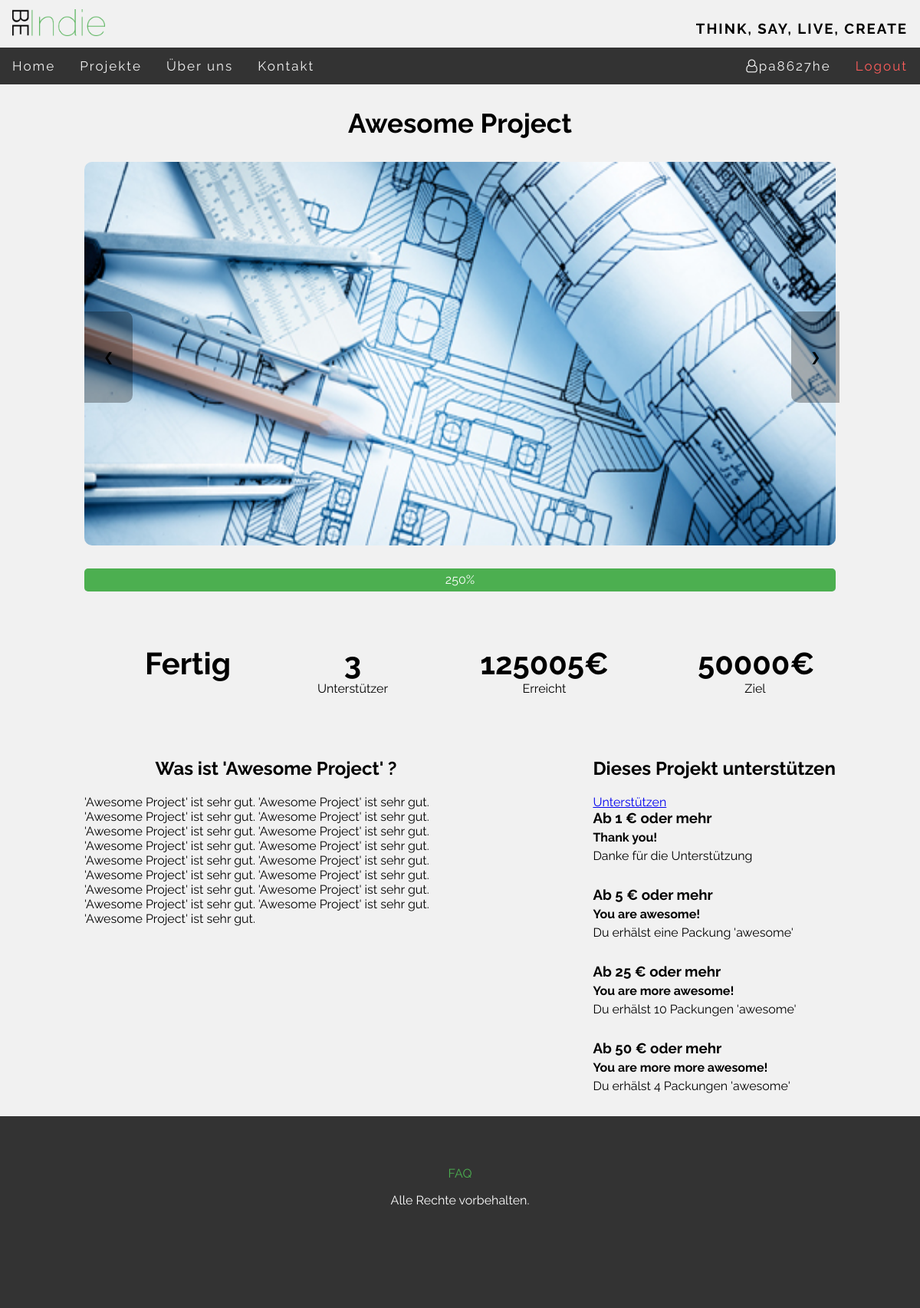
The app's page /BeIndie/index.php?page=projects&q=2 (signed in) with its own data.
### tables this page shows
CREATE TABLE `project` (
  `project_ID` int(11) NOT NULL,
  `creator` varchar(200) NOT NULL,
  `title` varchar(200) NOT NULL,
  `goal` int(11) NOT NULL,
  `current_status` int(11) NOT NULL,
  `start_date` date NOT NULL,
  `end_date` date NOT NULL,
  `category` varchar(200) NOT NULL,
  `description` text NOT NULL
);

CREATE TABLE `project_image` (
  `image_ID` int(11) NOT NULL,
  `project_ID` int(11) NOT NULL,
  `image_path` varchar(200) NOT NULL
);

CREATE TABLE `reward` (
  `reward_ID` int(11) NOT NULL,
  `project_ID` int(11) NOT NULL,
  `min_amount` int(11) NOT NULL,
  `r_title` varchar(50) NOT NULL,
  `r_text` varchar(200) NOT NULL
);

### BeIndie/includes/pages/projects/projects.php (the view, shortened to what this page needs)
<div id="all_projects">
    <?php
    include ("includes/functions/swConnect.php");
    ?>
    <?php
        $project_ID = $_GET["q"];
        $titel = "select * from project where project_ID = $project_ID";
        $result1 = mysqli_query($conn, $titel);
        $row1 = mysqli_fetch_array($result1);
        $current = "select current_status from project where project_ID = $project_ID";
        $result3 = mysqli_query($conn, $current);
        $row3 = mysqli_fetch_array($result3);
        $goal = "select goal from project where project_ID = $project_ID";
        $result4 = mysqli_query($conn, $goal);
        $row4 = mysqli_fetch_array($result4);
        $slideshow = "select image_path from project_image pi join project p on pi.project_ID = p.project_ID where pi.project_ID = $project_ID";
        $result2 = mysqli_query($conn, $slideshow);
        $hours= "select UNIX_TIMESTAMP(end_date) from project where project_ID = $project_ID";
        $result5 = mysqli_query($conn, $hours);
        $row5 = mysqli_fetch_array($result5);
        $time = round(($row5["UNIX_TIMESTAMP(end_date)"] - strtotime(date('Y-m-d')))/ 3600);
        $days = round(($row5["UNIX_TIMESTAMP(end_date)"] - strtotime(date('Y-m-d')))/ 86400);
        $backers = "select count(t.project_ID) from transaction t join project p on t.project_ID = p.project_ID where t.project_ID = $project_ID";
        $result6 = mysqli_query($conn, $backers);
        $row6 = mysqli_fetch_array($result6);
        $text = "select description from project where project_ID = $project_ID";
        $result7 = mysqli_query($conn, $text);
        $row7 = mysqli_fetch_array($result7);
        $rewards = "SELECT * from reward where project_ID = $project_ID order by min_amount asc";
        $result8 = mysqli_query($conn, $rewards);
    ?>
    <div id="project">
            <h1><?=  $row1["title"] ?></h1>
        <div id="slideshow">
        <?php
        while ($row2 = mysqli_fetch_array($result2)) {
        ?>
        <img class="slideshow" src=<?= $row2 ["image_path"] ?> >
        <?php }
        ?>
        <a class="left" onclick="plusDivs(-1)">&#10094;</a>
        <a class="right" onclick="plusDivs(1)">&#10095;</a>
        </div>
        <div id="progress">
          <div id="progressbar">
            <div id="label"><?= round($row3["current_status"] / $row4["goal"] * 100) . '%'  ?></div>
          </div>
        </div>
        <div id="info">
            <div id ="timetogo">
                <?php
                if ($time <= 0) { ?>
                <h2> <?php echo 'Fertig' ?> </h2>
                <?php }
                elseif ($time > 72) { ?>
                    <h2> <?php echo $days ?> </h2>
                    <p><b>Tage</b> bis zum Ziel</p>
                <?php }
                else { ?>
                   <h2><?php echo $time ?></h2>
                   <p><b>Stunden</b> bis zum Ziel</p>
                <?php } ?>
            </div>
            <div id ="backers">
                    <h2><?= $row6["count(t.project_ID)"]?></h2>
                    <p>Unterstützer</p>
            </div>
            <div id="amount">
            <h2> <?= $row3["current_status"]?>€</h2>
            <p>Erreicht</p>
            </div>
            <div id="goal">
            <h2> <?= $row4["goal"]?>€</h2>
            <p>Ziel</p>
            </div>
        </div>
            <div id ="Text">
                <div id ="desciption">
                    <h2>Was ist '<?= utf8_encode($row1["title"]) ?>' ?</h2>
                    <p><?= utf8_encode($row7["description"]) ?></p>
                </div>
           <div id ="backing">
                    <h2>Dieses Projekt unterstützen</h2>
                    <a href="index.php?page=support_project&id=<?=$project_ID?>">Unterstützen</a>
            <?php
            while ($row8 = mysqli_fetch_array($result8)){
            ?>
                    <h3>Ab <?= $row8["min_amount"]?> € oder mehr</h3>
                    <h4><?= utf8_encode($row8["r_title"])?></h4>
                    <p><?= utf8_encode($row8["r_text"]) ?></p>
            <?php  } ?>
            </div>
        </div>
    </div>
</div>

### BeIndie/index.php (shortened to what this page needs)
<?php
$pagePath = "includes/pages/start/start.php";
$cssPath = "";
$page = "start";
if (!empty($_GET['page'])) {
    $subPageBasepath = "includes/pages/" . $_GET['page'] . "/";
    $givenPath = $subPageBasepath . "/" . $_GET['page'] . ".php";
    $cssPath = $subPageBasepath . "css/" . $_GET['page'] . ".css";
    if (file_exists($givenPath)) {
        $pagePath = $givenPath;
        $page = $_GET['page'];
    }
}
?>
<!DOCTYPE html>
<html>
    <head>
        <link rel="stylesheet" href="https://cdnjs.cloudflare.com/ajax/libs/font-awesome/4.7.0/css/font-awesome.min.css">
        <link rel="stylesheet" type="text/css" href="css/style.css">
        <?php if ($cssPath != "") : ?>
            <link rel="stylesheet" href="<?php echo $cssPath; ?>">
        <?php endif; ?>
    </head>
    <body>
        <div class="container">
            <?php include("includes/header.php"); ?>
            <main>
                <?php include ($pagePath); ?>
            </main>
            <?php include("includes/footer.php"); ?>
        </div>
    </body>
</html>

### BeIndie/includes/header.php (shortened to what this page needs)
<header>
    <div id="nav">
        <div id="navhead">
            <a href="index.php"><img src="images/logo.png" alt="logo"/></a><h3>Think, say, live, create</h3>
        </div>
        <div id="navbar">
            <ul class="topnav" id="myTopnav">
                <li class="<?php if ($page == 'start') {echo "active";} ?>"><a href="index.php">Home</a></li>
                <li><a href="#">Projekte</a>
                </li>
                <li class="<?php if ($page == 'about') {echo "active";} ?>"><a href="index.php?page=about">Über uns</a></li>
                <li class="<?php if ($page == 'contact') {echo "active";} ?>"><a href="index.php?page=contact">Kontakt</a></li>
                <?php if(isset($_SESSION["username"])) {?>
                    <li id="logout" class='login'><a href="includes/functions/logout.php">Logout</a></li>
                    <li class="login"><a href="index.php?page=user_profile&id=<?=$_SESSION["user_id"]?>"><i class="fa fa-user-o" style="font-size:17px"></i><?=$_SESSION["username"]?></a></li>
                <?php }else {?>
                    <li class="login" onclick="document.getElementById('id01').style.display='block'"><a href="#login">Login</a></li>
                <?php } ?>
            </ul>
        </div>
    </div>
</header>

### BeIndie/includes/footer.php
<footer>
    <article>
        <p id="footer_link"><a href="index.php?page=faq">FAQ</a></p>
        <p>Alle Rechte vorbehalten.</p>
    </article>
</footer>

### BeIndie/css/style.css (style rules this page uses)
* { margin: 0; }
body { background-color: #f1f1f1; }
body,h2,h3,h4,h5,h6,h7 { font-family: 'Raleway', sans-serif; }
h1 { font-size: 35px; }
#navhead { padding-top: 12px; overflow: hidden; width: 100%; position: relative; background-color: #f1f1f1; transition: height 0.3s linear 0s, padding 0.3s linear 0s; }
#navhead img { max-height: 35px; padding: 0.01em 16px; }
#navhead h3 { float: right; line-height: 50px; text-transform: uppercase; letter-spacing: 2px; padding: 0.01em 16px; }
#navbar { margin-bottom: -4px; }
ul.topnav { clear: both; list-style-type: none; margin: 0; padding: 0; overflow: hidden; background-color: #333; width: 100%; height: 48px; display: inline-block; z-index: 10; }
ul.topnav li { float: left; }
ul.topnav li a { display: inline-block; color: #f2f2f2; text-align: center; padding: 14px 16px; text-decoration: none; transition: 0.3s; font-size: 17px; letter-spacing: 2px; position: relative; }
ul.topnav li.login { float: right; }
ul.topnav li#logout a { color: #ff5d5b; }
footer { clear: both; background-color: #333; color: white; height: 250px; text-align: center; }
footer article { padding-top: 50px; }
#footer_link a { line-height: 50px; text-decoration: none; color: #4CAF50; }

### BeIndie/includes/pages/projects/css/projects.css (style rules this page uses)
#project { width: 980px; margin: 0 auto; }
h1 { padding-top: 30px; padding-bottom: 30px; text-align: center; }
#slideshow img { margin: auto; width: 100%; border-radius: 10px; height: 500px; margin-bottom: 30px; }
#slideshow a { position:absolute; border:none; display:inline-block; outline:0; vertical-align:middle; overflow:hidden; cursor:pointer; background: none; transition-duration: 1s; padding:50px 25px; margin-top: -335px; background: rgba(0, 0, 0, 0.3); position:absolute; }
#slideshow a.left { border-radius: 0 10px 10px 0; }
#slideshow a.right { margin-left: 922px; border-radius: 10px 0 0 10px; }
h2 { text-align: center; margin-top: 50px; padding-bottom: 20px; padding-top: 20px; }
#progress { border-radius: 5px; position: relative; width: 100%; height: 30px; background-color: #ddd; z-index: -10; }
#progressbar { border-radius: 5px; position: absolute; max-width: 980px; height: 100%; background-color: #4CAF50; }
#label { text-align: center; line-height: 30px; color: white; }
#info h2 { font-size: 40px; text-align: center; padding-bottom: 0px; }
#timetogo { float:left; padding-left: 50px; width: 170px; padding-bottom: 10px; text-align: center; }
#backers { float:left; padding-left: 80px; width: 100px; padding-bottom: 10px; text-align: center; }
#amount { float:left; padding-left: 100px; width: 200px; padding-bottom: 10px; text-align: center; }
#goal { float:left; padding-left: 100px; width: 150px; padding-bottom: 10px; text-align: center; }
#desciption { float:left; max-width:500px; word-wrap:break-word; }
#backing { float:right; max-width:350px; word-wrap:break-word; }
#backing h2 { text-align: left; }
#backing h3,h4 { padding-bottom: 5px; }
#backing p { padding-bottom: 30px; }

### records on screen
project: title "Awesome Project", $row3["current_status"] / $row4["goal"] * 100 "250", current_status "125005", goal "50000", description "'Awesome Project' ist sehr gut. 'Awesome Project' ist sehr gut. 'Awesome Project' ist sehr gut. 'Awesome Project' ist sehr gut. 'Awesome Project' ist sehr gut. 'Awesome Project' ist sehr gut. 'Awesome Project' ist sehr gut. 'Awesome Project' ist sehr gut. 'Awesome Project' ist sehr gut. 'Awesome Project' ist sehr gut. 'Awesome Project' ist sehr gut. 'Awesome Project' ist sehr gut. 'Awesome Project' ist sehr gut. 'Awesome Project' ist sehr gut. 'Awesome Project' ist sehr gut. 'Awesome Project' ist sehr gut. 'Awesome Project' ist sehr gut."
project_image: image_path (picture)
reward: min_amount "1", r_title "Thank you!", r_text "Danke für die Unterstützung"
reward: min_amount "5", r_title "You are awesome!", r_text "Du erhälst eine Packung 'awesome'"
reward: min_amount "25", r_title "You are more awesome!", r_text "Du erhälst 10 Packungen 'awesome'"
reward: min_amount "50", r_title "You are more more awesome!", r_text "Du erhälst 4 Packungen 'awesome'"

### other values on screen
$_SESSION["username"] "pa8627he"
$row6["count(t.project_ID)"] "3"
